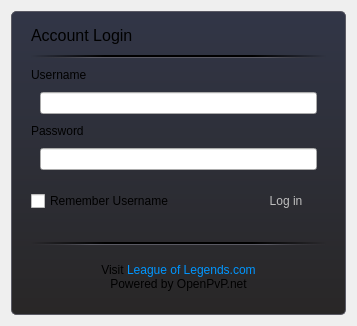
<?xml version="1.0" encoding="UTF-8"?>
<ui version="4.0">
 <class>LoginWidget</class>
 <widget class="QWidget" name="LoginWidget">
  <property name="geometry">
   <rect>
    <x>0</x>
    <y>0</y>
    <width>357</width>
    <height>326</height>
   </rect>
  </property>
  <property name="windowTitle">
   <string/>
  </property>
  <property name="styleSheet">
   <string notr="true">#title {
	font-size: 12pt;
}

QWidget#frame {
	background-color: qlineargradient(x1: 0, y1: 0, x2: 0, y2: 1, stop: 0 rgba(15, 20, 40, 216), stop: 1 rgba(4, 2, 2, 216));
	border-style: solid;
	border-radius: 5px;
	border-width: 1px;
	border-color: rgba(90, 90, 100);
}

QFrame#line_top {
	background-color: qlineargradient(x1: 0, y1: 0, x2: 1, y2: 0, stop: 0 rgba(0, 0, 0, 0), stop: 0.25 rgba(0, 0, 0, 255), stop: 0.75 rgba(0, 0, 0, 255), stop: 1 rgba(0, 0, 0, 0));
	border-style: solid;
	border-width:0px;
	border-bottom-width:1px;
	border-bottom-color: qlineargradient(x1: 0, y1: 0, x2: 1, y2: 0, stop: 0 rgba(90, 90, 100, 0), stop: 0.2 rgba(90, 90, 100, 255), stop: 0.8 rgba(90, 90, 100, 255), stop: 1 rgba(90, 90, 100, 0));
}

QFrame#line_bot {
	background-color: qlineargradient(x1: 0, y1: 0, x2: 1, y2: 0, stop: 0 rgba(0, 0, 0, 0), stop: 0.25 rgba(0, 0, 0, 255), stop: 0.75 rgba(0, 0, 0, 255), stop: 1 rgba(0, 0, 0, 0));
	border-style: solid;
	border-width:0px;
	border-bottom-width:1px;
	border-bottom-color: qlineargradient(x1: 0, y1: 0, x2: 1, y2: 0, stop: 0 rgba(90, 90, 100, 0), stop: 0.2 rgba(90, 90, 100, 255), stop: 0.8 rgba(90, 90, 100, 255), stop: 1 rgba(90, 90, 100, 0));
}
</string>
  </property>
  <layout class="QHBoxLayout" name="horizontalLayout_2">
   <item>
    <widget class="QWidget" name="frame" native="true">
     <layout class="QVBoxLayout" name="verticalLayout">
      <property name="spacing">
       <number>10</number>
      </property>
      <property name="leftMargin">
       <number>20</number>
      </property>
      <property name="topMargin">
       <number>15</number>
      </property>
      <property name="rightMargin">
       <number>20</number>
      </property>
      <property name="bottomMargin">
       <number>15</number>
      </property>
      <item>
       <widget class="QLabel" name="title">
        <property name="text">
         <string>Account Login</string>
        </property>
       </widget>
      </item>
      <item>
       <widget class="Line" name="line_top">
        <property name="orientation">
         <enum>Qt::Horizontal</enum>
        </property>
       </widget>
      </item>
      <item>
       <widget class="QLabel" name="lblusername">
        <property name="text">
         <string>Username</string>
        </property>
       </widget>
      </item>
      <item>
       <widget class="QWidget" name="widget" native="true">
        <layout class="QHBoxLayout" name="horizontalLayout_3">
         <property name="topMargin">
          <number>0</number>
         </property>
         <property name="bottomMargin">
          <number>0</number>
         </property>
         <item>
          <widget class="QLineEdit" name="username">
           <property name="text">
            <string/>
           </property>
          </widget>
         </item>
        </layout>
       </widget>
      </item>
      <item>
       <widget class="QLabel" name="lblpassword">
        <property name="text">
         <string>Password</string>
        </property>
       </widget>
      </item>
      <item>
       <widget class="QWidget" name="widget_2" native="true">
        <layout class="QHBoxLayout" name="horizontalLayout_4">
         <property name="topMargin">
          <number>0</number>
         </property>
         <property name="bottomMargin">
          <number>0</number>
         </property>
         <item>
          <widget class="QLineEdit" name="password">
           <property name="text">
            <string/>
           </property>
           <property name="echoMode">
            <enum>QLineEdit::Password</enum>
           </property>
          </widget>
         </item>
        </layout>
       </widget>
      </item>
      <item>
       <spacer name="verticalSpacer_2">
        <property name="orientation">
         <enum>Qt::Vertical</enum>
        </property>
        <property name="sizeType">
         <enum>QSizePolicy::Maximum</enum>
        </property>
        <property name="sizeHint" stdset="0">
         <size>
          <width>20</width>
          <height>10</height>
         </size>
        </property>
       </spacer>
      </item>
      <item>
       <layout class="QHBoxLayout" name="horizontalLayout">
        <item>
         <widget class="QCheckBox" name="remember">
          <property name="text">
           <string>Remember Username</string>
          </property>
         </widget>
        </item>
        <item>
         <spacer name="horizontalSpacer">
          <property name="orientation">
           <enum>Qt::Horizontal</enum>
          </property>
          <property name="sizeHint" stdset="0">
           <size>
            <width>40</width>
            <height>20</height>
           </size>
          </property>
         </spacer>
        </item>
        <item>
         <widget class="QPushButton" name="login">
          <property name="enabled">
           <bool>false</bool>
          </property>
          <property name="sizePolicy">
           <sizepolicy hsizetype="MinimumExpanding" vsizetype="Fixed">
            <horstretch>0</horstretch>
            <verstretch>0</verstretch>
           </sizepolicy>
          </property>
          <property name="toolTip">
           <string>Click to login to League of Legends</string>
          </property>
          <property name="autoFillBackground">
           <bool>false</bool>
          </property>
          <property name="styleSheet">
           <string notr="true"/>
          </property>
          <property name="text">
           <string>Log in</string>
          </property>
          <property name="flat">
           <bool>true</bool>
          </property>
         </widget>
        </item>
       </layout>
      </item>
      <item>
       <spacer name="verticalSpacer">
        <property name="orientation">
         <enum>Qt::Vertical</enum>
        </property>
        <property name="sizeType">
         <enum>QSizePolicy::Maximum</enum>
        </property>
        <property name="sizeHint" stdset="0">
         <size>
          <width>20</width>
          <height>20</height>
         </size>
        </property>
       </spacer>
      </item>
      <item>
       <widget class="Line" name="line_bot">
        <property name="orientation">
         <enum>Qt::Horizontal</enum>
        </property>
       </widget>
      </item>
      <item>
       <widget class="QLabel" name="text">
        <property name="sizePolicy">
         <sizepolicy hsizetype="Preferred" vsizetype="Expanding">
          <horstretch>0</horstretch>
          <verstretch>0</verstretch>
         </sizepolicy>
        </property>
        <property name="text">
         <string>&lt;style&gt;a { color: rgb(0, 150, 255); text-decoration: none; }&lt;/style&gt;Visit &lt;a href=&quot;leagueoflegends.com&quot;&gt;League of Legends.com&lt;/a&gt;&lt;br&gt;Powered by OpenPvP.net</string>
        </property>
        <property name="alignment">
         <set>Qt::AlignCenter</set>
        </property>
       </widget>
      </item>
     </layout>
    </widget>
   </item>
  </layout>
 </widget>
 <resources/>
 <connections>
  <connection>
   <sender>username</sender>
   <signal>returnPressed()</signal>
   <receiver>LoginWidget</receiver>
   <slot>login()</slot>
   <hints>
    <hint type="sourcelabel">
     <x>190</x>
     <y>100</y>
    </hint>
    <hint type="destinationlabel">
     <x>189</x>
     <y>179</y>
    </hint>
   </hints>
  </connection>
  <connection>
   <sender>password</sender>
   <signal>returnPressed()</signal>
   <receiver>LoginWidget</receiver>
   <slot>login()</slot>
   <hints>
    <hint type="sourcelabel">
     <x>190</x>
     <y>160</y>
    </hint>
    <hint type="destinationlabel">
     <x>189</x>
     <y>179</y>
    </hint>
   </hints>
  </connection>
  <connection>
   <sender>login</sender>
   <signal>clicked()</signal>
   <receiver>LoginWidget</receiver>
   <slot>login()</slot>
   <hints>
    <hint type="sourcelabel">
     <x>293</x>
     <y>209</y>
    </hint>
    <hint type="destinationlabel">
     <x>189</x>
     <y>179</y>
    </hint>
   </hints>
  </connection>
  <connection>
   <sender>password</sender>
   <signal>textChanged(QString)</signal>
   <receiver>LoginWidget</receiver>
   <slot>passwordChanged(QString)</slot>
   <hints>
    <hint type="sourcelabel">
     <x>190</x>
     <y>160</y>
    </hint>
    <hint type="destinationlabel">
     <x>189</x>
     <y>179</y>
    </hint>
   </hints>
  </connection>
  <connection>
   <sender>username</sender>
   <signal>textChanged(QString)</signal>
   <receiver>LoginWidget</receiver>
   <slot>usernameChanged(QString)</slot>
   <hints>
    <hint type="sourcelabel">
     <x>190</x>
     <y>100</y>
    </hint>
    <hint type="destinationlabel">
     <x>189</x>
     <y>179</y>
    </hint>
   </hints>
  </connection>
 </connections>
 <slots>
  <slot>login()</slot>
  <slot>passwordChanged(QString)</slot>
  <slot>usernameChanged(QString)</slot>
 </slots>
</ui>
